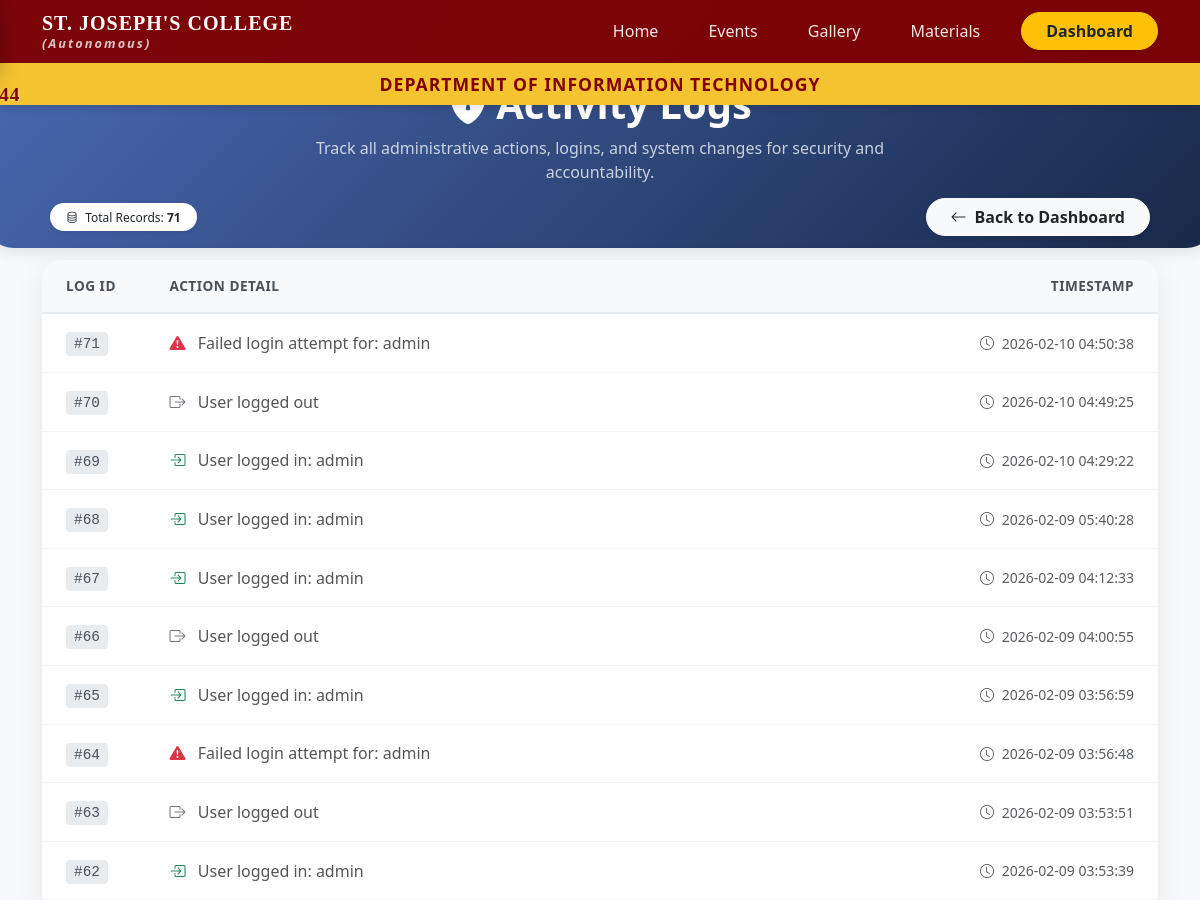
Page /logs (signed in, upper part) on the earlier database version.
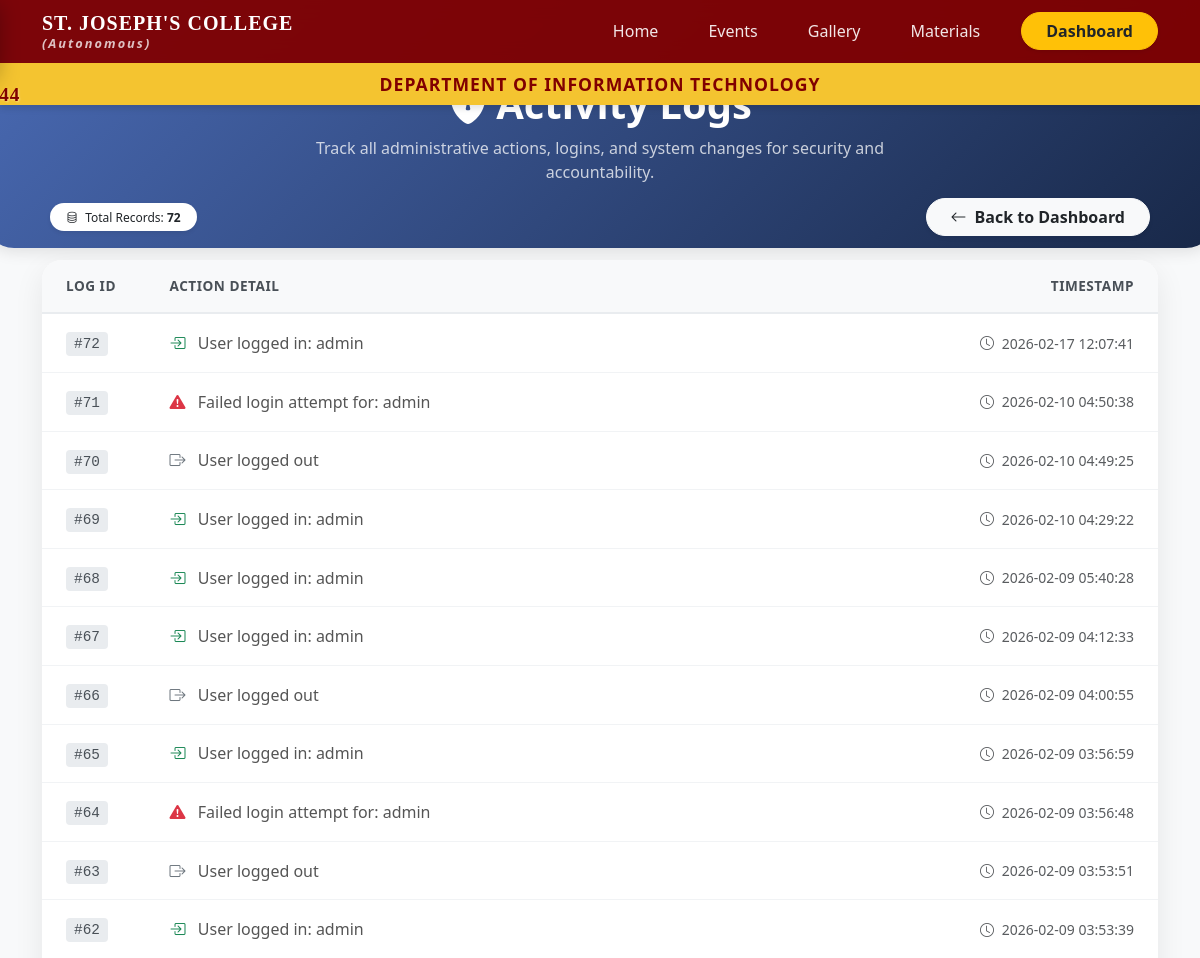
Same page on the later database version.
### tables this page shows
CREATE TABLE activity_logs (
                id INTEGER PRIMARY KEY AUTOINCREMENT,
                action TEXT NOT NULL,
                timestamp TIMESTAMP DEFAULT CURRENT_TIMESTAMP
            );

### app.py (the view)
@app.route('/logs')
def view_logs():
    if not session.get('admin'): return redirect(url_for('login'))
    conn = get_db_connection()
    try:
        logs = conn.execute('SELECT * FROM activity_logs ORDER BY timestamp DESC').fetchall()
    except:
        logs = []
    conn.close()
    return render_template('logs.html', logs=logs)

### app.py (called while the page is built)
def get_db_connection():
    conn = sqlite3.connect(DB_PATH)
    conn.row_factory = sqlite3.Row
    return conn

### templates/logs.html (shortened to what this page needs)
{% extends "base.html" %}
{% block content %}
<div class="logs-header text-center">
    <div class="container">
        <h1 class="fw-bold mb-2">Activity Logs</h1>
        <p class="opacity-75 mb-0" style="max-width: 600px; margin: 0 auto;">
            Track all administrative actions, logins, and system changes for security and accountability.
        </p>
    </div>
</div>
<div class="container pb-5" style="margin-top: -50px;">
    <div class="d-flex justify-content-between align-items-center mb-4 px-2">
        <span class="badge bg-white text-dark shadow-sm px-3 py-2 rounded-pill fw-normal">
            <i class="bi bi-database me-1"></i> Total Records: <strong>{{ logs|length }}</strong>
        </span>
        <a href="{{ url_for('dashboard') }}" class="btn btn-light shadow-sm rounded-pill px-4 fw-bold text-dark">
            <i class="bi bi-arrow-left me-2"></i>Back to Dashboard
        </a>
    </div>
    <div class="card logs-card bg-white">
        <div class="card-body p-0">
            <div class="table-responsive">
                <table class="table table-hover mb-0">
                    <thead>
                        <tr>
                            <th class="ps-4" style="width: 10%">Log ID</th>
                            <th style="width: 65%">Action Detail</th>
                            <th class="text-end pe-4" style="width: 25%">Timestamp</th>
                        </tr>
                    </thead>
                    <tbody>
                        {% for log in logs %}
                        <tr>
                            <td class="ps-4">
                                <span class="id-badge">#{{ log.id }}</span>
                            </td>
                            <td>
                                {% if 'logged in' in log.action %}
                                    <i class="bi bi-box-arrow-in-right text-success me-2"></i>
                                {% elif 'logged out' in log.action %}
                                    <i class="bi bi-box-arrow-right text-secondary me-2"></i>
                                {% elif 'Failed' in log.action %}
                                    <i class="bi bi-exclamation-triangle-fill text-danger me-2"></i>
                                {% elif 'Added' in log.action or 'Uploaded' in log.action %}
                                    <i class="bi bi-plus-circle-fill text-primary me-2"></i>
                                {% elif 'Deleted' in log.action %}
                                    <i class="bi bi-trash-fill text-danger me-2"></i>
                                {% else %}
                                    <i class="bi bi-activity text-muted me-2"></i>
                                {% endif %}
                                <span class="fw-medium">{{ log.action }}</span>
                            </td>
                            <td class="text-end pe-4 text-muted small">
                                <i class="bi bi-clock me-1"></i> {{ log.timestamp }}
                            </td>
                        </tr>
                        {% endfor %}
                    </tbody>
                </table>
            </div>
        </div>
    </div>
</div>
{% endblock %}

Differences in the rows shown:
added activity_logs: id "72", action "User logged in: admin", timestamp "2026-02-17 12:07:41"
Other differences:
{{ logs|length }}: "71" → "72"
